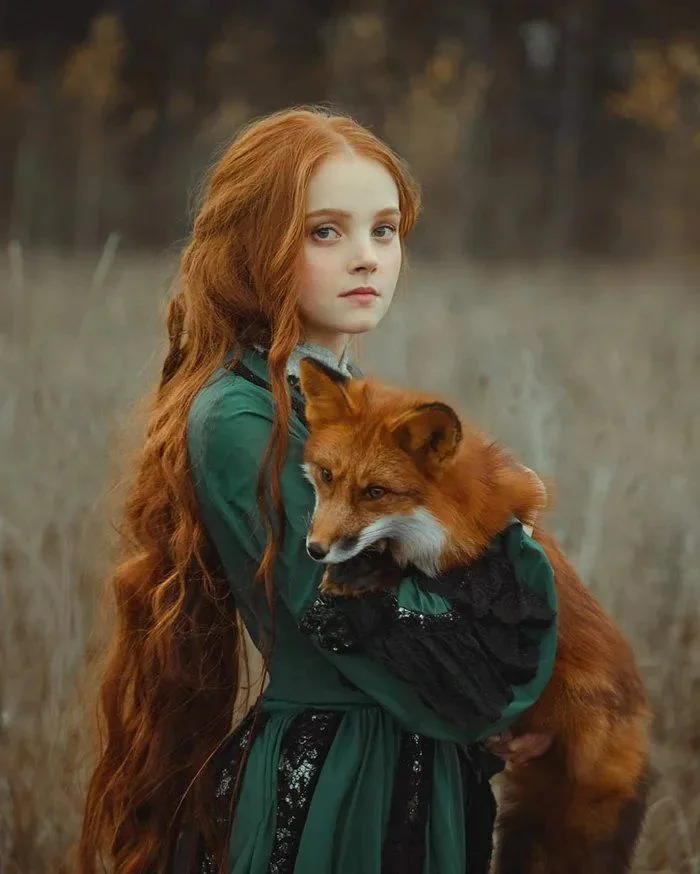
#> input picture a6pz30Xb_700wp_0.webp, 700 x 874 px
$ python -i news.py   (imports and definitions only)
#> lines starting #> are read from the running program, lines starting #| are printed output that depends on the picture

import numpy as np
import cv2
from scipy.interpolate import UnivariateSpline

def _create_LUT_BUC1(x, y):
    spl = UnivariateSpline(x, y)
    return spl(range(256))


def create_loopup_tables():
    incr_ch_lut = _create_LUT_BUC1(
        [0, 64, 128, 192, 256], [0, 70, 140, 210, 256])
    decr_ch_lut = _create_LUT_BUC1(
        [0, 64, 128, 192, 256], [0, 30, 80, 120, 192])

    return incr_ch_lut, decr_ch_lut


def _warming(orig):
    incr_ch_lut, decr_ch_lut = _create_loopup_tables()

    c_b, c_g, c_r = cv2.split(orig)
    c_r = cv2.LUT(c_r, incr_ch_lut).astype(np.uint8)
    c_b = cv2.LUT(c_b, decr_ch_lut).astype(np.uint8)
    img = cv2.merge((c_b, c_g, c_r))

    H, S, V = cv2.split(cv2.cvtColor(img, cv2.COLOR_BGR2HSV))
    S = cv2.LUT(S, incr_ch_lut).astype(np.uint8)

    output = cv2.cvtColor(cv2.merge((H, S, V)), cv2.COLOR_HSV2BGR)
    return output

def warming(img_handler):
    output = _warming(img_handler)
    return output

def _cooling(orig):
    incr_ch_lut, decr_ch_lut = _create_loopup_tables()

    c_b, c_g, c_r = cv2.split(orig)
    c_r = cv2.LUT(c_r, decr_ch_lut).astype(np.uint8)
    c_b = cv2.LUT(c_b, incr_ch_lut).astype(np.uint8)
    img = cv2.merge((c_b, c_g, c_r))

    H, S, V = cv2.split(cv2.cvtColor(img, cv2.COLOR_BGR2HSV))
    S = cv2.LUT(S, decr_ch_lut).astype(np.uint8)

    output = cv2.cvtColor(cv2.merge((H, S, V)), cv2.COLOR_HSV2BGR)
    return output

def cooling(img_handler):
    output = _cooling(img_handler)
    return output

>>> import cv2
>>> picture = cv2.imread('a6pz30Xb_700wp_0.webp', cv2.IMREAD_GRAYSCALE)
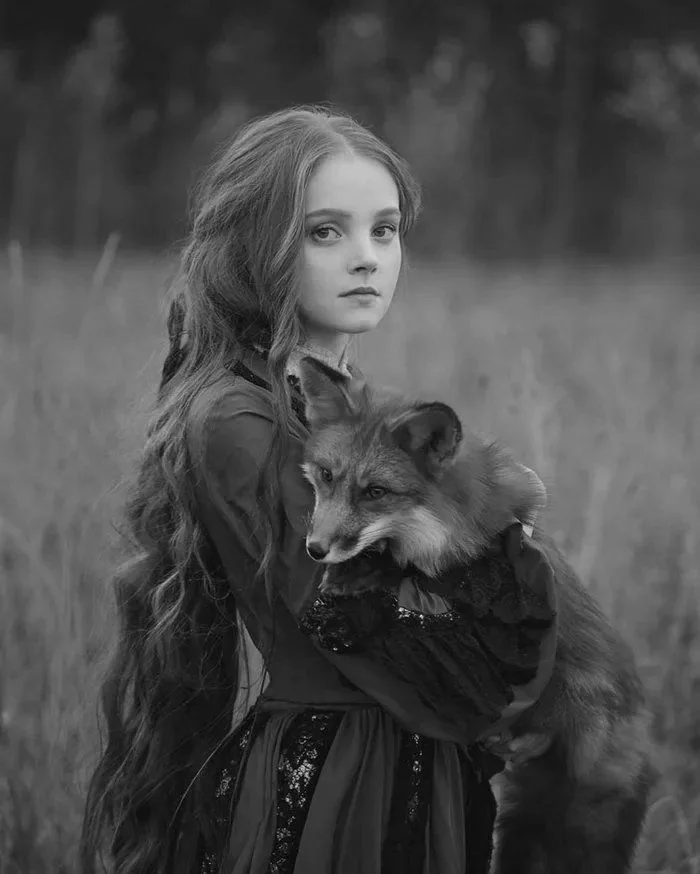
#> picture: shape (874, 700); min 0, max 246, mean 73.5
#> (the run stopped early here; a loop or call above may not have finished)

$ run again, on spanish_girl.jfif
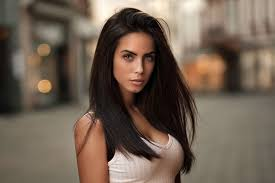
#> input picture spanish_girl.jfif, 275 x 183 px
#> `picture = cv2.imread('a6pz30Xb_700wp_0.webp', cv2.IMREAD_GRAYSCALE)`:
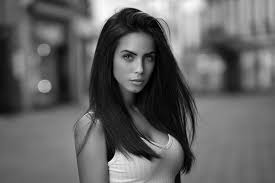
#> picture: shape (183, 275); min 0, max 255, mean 99.5

$ run again, on spanish_girl.jpg
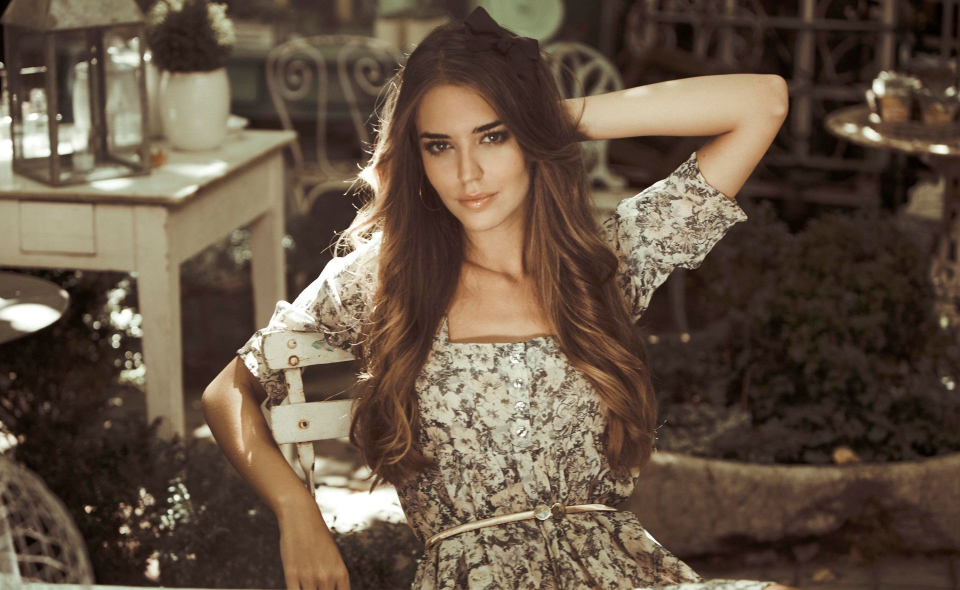
#> input picture spanish_girl.jpg, 1920 x 1180 px (shown at 1/2 size)
#> `picture = cv2.imread('a6pz30Xb_700wp_0.webp', cv2.IMREAD_GRAYSCALE)`:
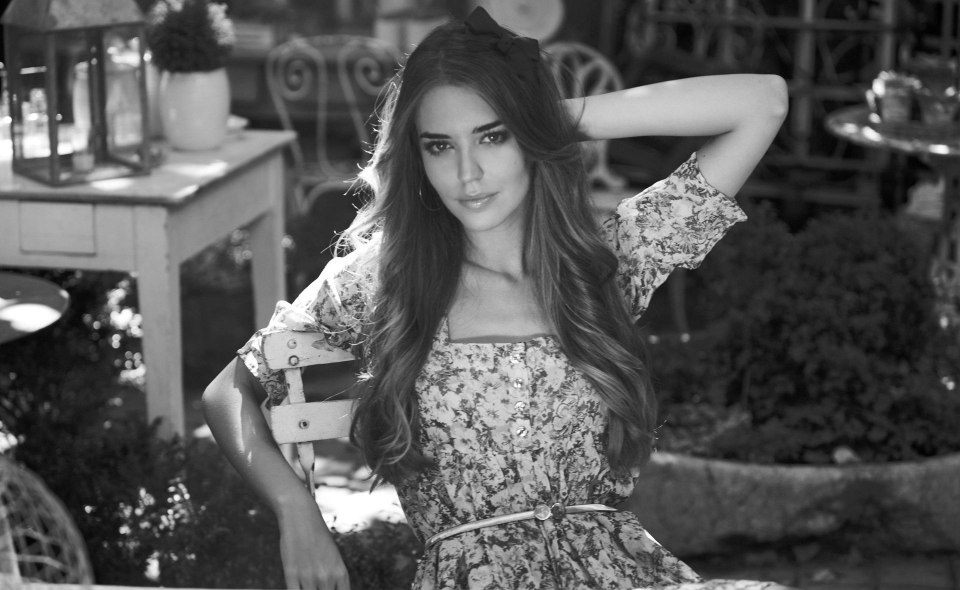
#> picture: shape (1180, 1920) (shown at 1/2 size); min 0, max 255, mean 87.2
